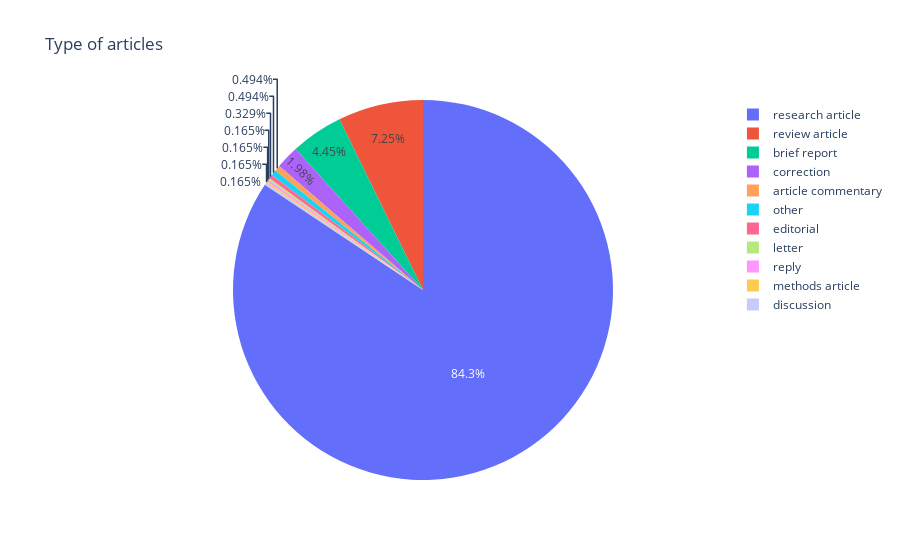

The code cell stored with this chart in its notebook:
### Code cell
fig = px.pie(
    df,
    names='article_type',
    title='Type of articles'
)
fig.show()

### Figure 1 — Plotly figure (JSON) as saved in the notebook; plotly's stock layout.template omitted (floating-point values rounded to 4 significant figures; data arrays with more than 128 entries replaced by an {"elided": "..."} marker saying what was removed)
{"data": [{"domain": {"x": [0, 1], "y": [0, 1]}, "hovertemplate": "article_type=%{label}<extra></extra>", "labels": {"elided": "607 str values"}, "legendgroup": "", "name": "", "showlegend": true, "type": "pie"}], "layout": {"legend": {"tracegroupgap": 0}, "title": {"text": "Type of articles"}}}
